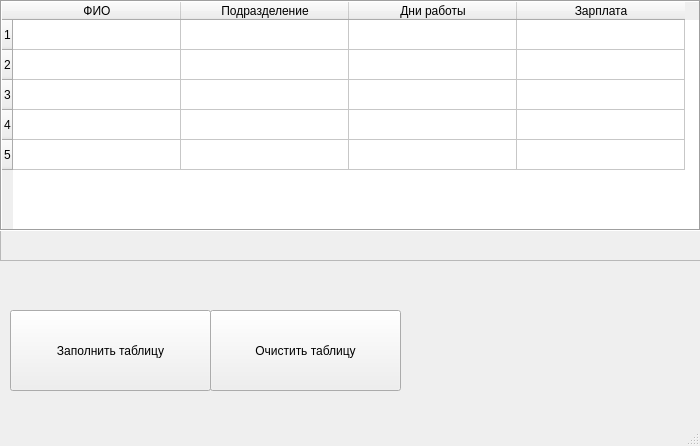
<?xml version="1.0" encoding="UTF-8"?>
<ui version="4.0">
 <class>MainWindow</class>
 <widget class="QMainWindow" name="MainWindow">
  <property name="enabled">
   <bool>true</bool>
  </property>
  <property name="geometry">
   <rect>
    <x>0</x>
    <y>0</y>
    <width>700</width>
    <height>446</height>
   </rect>
  </property>
  <property name="windowTitle">
   <string>Список работников</string>
  </property>
  <widget class="QWidget" name="centralwidget">
   <widget class="QFrame" name="frame">
    <property name="geometry">
     <rect>
      <x>0</x>
      <y>0</y>
      <width>841</width>
      <height>261</height>
     </rect>
    </property>
    <property name="frameShape">
     <enum>QFrame::StyledPanel</enum>
    </property>
    <property name="frameShadow">
     <enum>QFrame::Raised</enum>
    </property>
    <widget class="QTableWidget" name="tableWidget">
     <property name="geometry">
      <rect>
       <x>0</x>
       <y>0</y>
       <width>701</width>
       <height>231</height>
      </rect>
     </property>
     <property name="frameShape">
      <enum>QFrame::Box</enum>
     </property>
     <property name="frameShadow">
      <enum>QFrame::Sunken</enum>
     </property>
     <property name="rowCount">
      <number>5</number>
     </property>
     <property name="columnCount">
      <number>4</number>
     </property>
     <attribute name="horizontalHeaderVisible">
      <bool>true</bool>
     </attribute>
     <attribute name="horizontalHeaderDefaultSectionSize">
      <number>168</number>
     </attribute>
     <row/>
     <row/>
     <row/>
     <row/>
     <row/>
     <column>
      <property name="text">
       <string>ФИО</string>
      </property>
     </column>
     <column>
      <property name="text">
       <string>Подразделение</string>
      </property>
     </column>
     <column>
      <property name="text">
       <string>Дни работы</string>
      </property>
     </column>
     <column>
      <property name="text">
       <string>Зарплата</string>
      </property>
     </column>
    </widget>
   </widget>
   <widget class="QPushButton" name="pushButton_2">
    <property name="geometry">
     <rect>
      <x>210</x>
      <y>310</y>
      <width>191</width>
      <height>81</height>
     </rect>
    </property>
    <property name="text">
     <string>Очистить таблицу</string>
    </property>
   </widget>
   <widget class="QPushButton" name="pushButton">
    <property name="geometry">
     <rect>
      <x>10</x>
      <y>310</y>
      <width>201</width>
      <height>81</height>
     </rect>
    </property>
    <property name="text">
     <string>Заполнить таблицу</string>
    </property>
   </widget>
  </widget>
  <widget class="QMenuBar" name="menubar">
   <property name="geometry">
    <rect>
     <x>0</x>
     <y>0</y>
     <width>700</width>
     <height>21</height>
    </rect>
   </property>
  </widget>
  <widget class="QStatusBar" name="statusbar"/>
 </widget>
 <resources/>
 <connections>
  <connection>
   <sender>pushButton_2</sender>
   <signal>clicked()</signal>
   <receiver>tableWidget</receiver>
   <slot>clearContents()</slot>
   <hints>
    <hint type="sourcelabel">
     <x>319</x>
     <y>349</y>
    </hint>
    <hint type="destinationlabel">
     <x>301</x>
     <y>222</y>
    </hint>
   </hints>
  </connection>
 </connections>
</ui>
